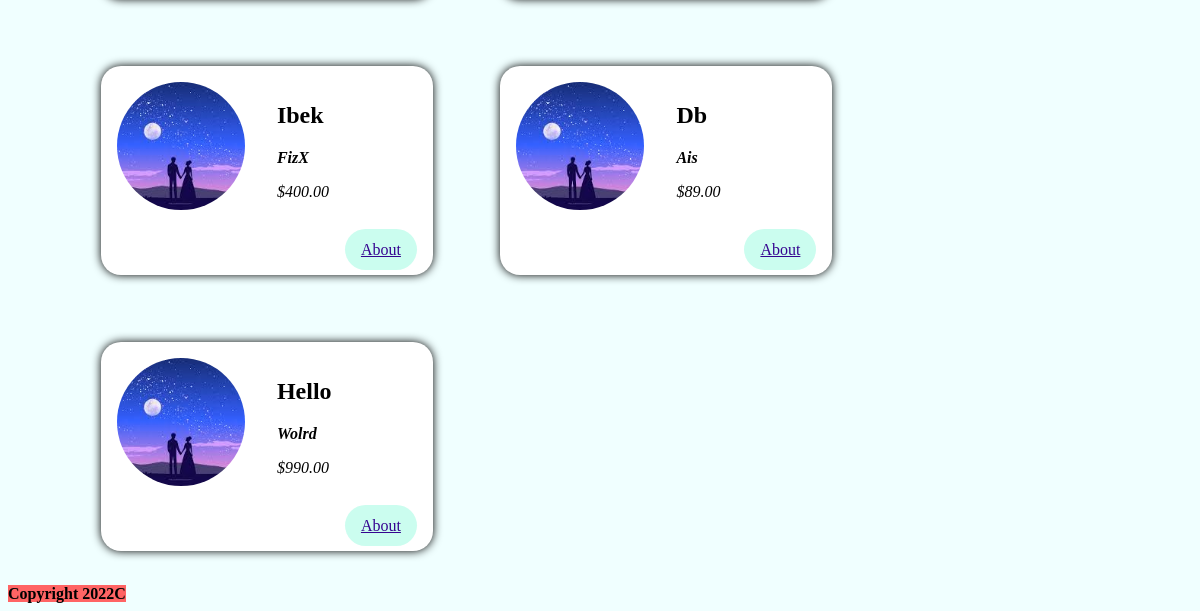
The app's page / (lower part), older data.
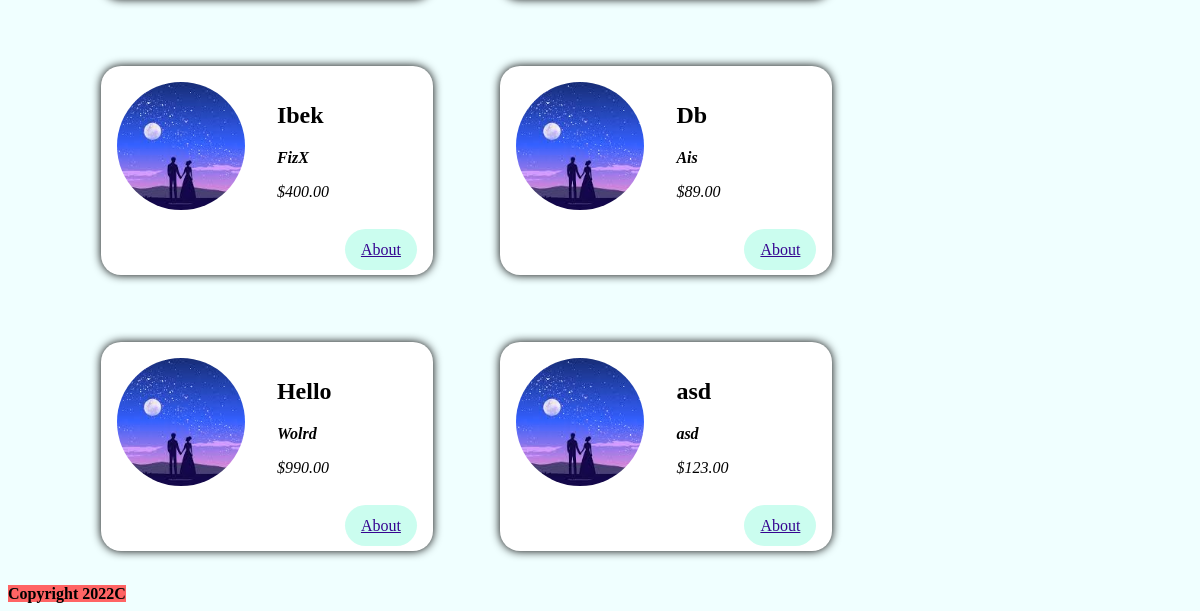
The same page, newer data.
### main/models.py (models this page shows, shortened)
class Course(models.Model):
    coursename = models.CharField(max_length=256, null=False)
    teacher = models.CharField(max_length=32, null=False)
    price = models.DecimalField(max_digits=8, decimal_places=2)

### main/views.py (the view)
# urls.py: path('' , views.course),
def course(request):
    courses = Course.objects.all()
    return render(request , 'main/Card.html',{
        'courses':courses,
    })

### main/templates/main/Card.html (shortened to what this page needs)
{% include 'main/header.html' %}
{% load static %}
{% block card %}
     <main>
        <section>
            <ol>
                {% for course in courses %}
                    <li class="meetup-item">
                        <article>
                            <div class="meetup-summary">
                                <div class="meetup-image">
                                    <img src="{%static 'main/img.jpeg'%}" , alt="src">
                                </div>
                                <div class="meetup-details">
                                    <h2>{{ course.coursename }}</h2>
                                    <address>
                                        <strong>{{ course.teacher }}</strong>
                                            {% if  course.teacher  == 'Yerbol Baygaraev' %}
                                                <h1>PRICELESS</h1>
                                            {% elif  course.teacher  == 'Bissenbay Dauletbaev' %}
                                                <h1>PRICELESS</h1>
                                            {% else %}
                                                <p>${{ course.price }}</p>
                                            {% endif %}
                                    </address>
                                </div>
                            </div>
                            <div class="meetup-actions">
                                <a href="{{course.pk}}" class="btn">
                                About
                                </a>
                            </div>
                        </article>
                    </li>
                {% endfor %}
            </ol>
        </section>
    </main>
{% endblock %}
{% include 'main/Footer.html' %}

Row changes from the older to the newer data that the page shows:
added Course: coursename "asd", teacher "asd", price "123.00"
